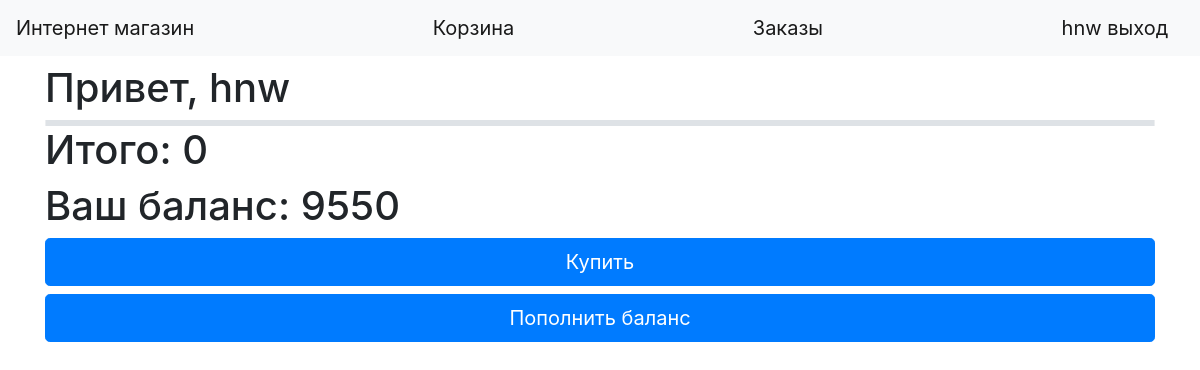
/cart (signed in), run on an earlier commit of the app's database.
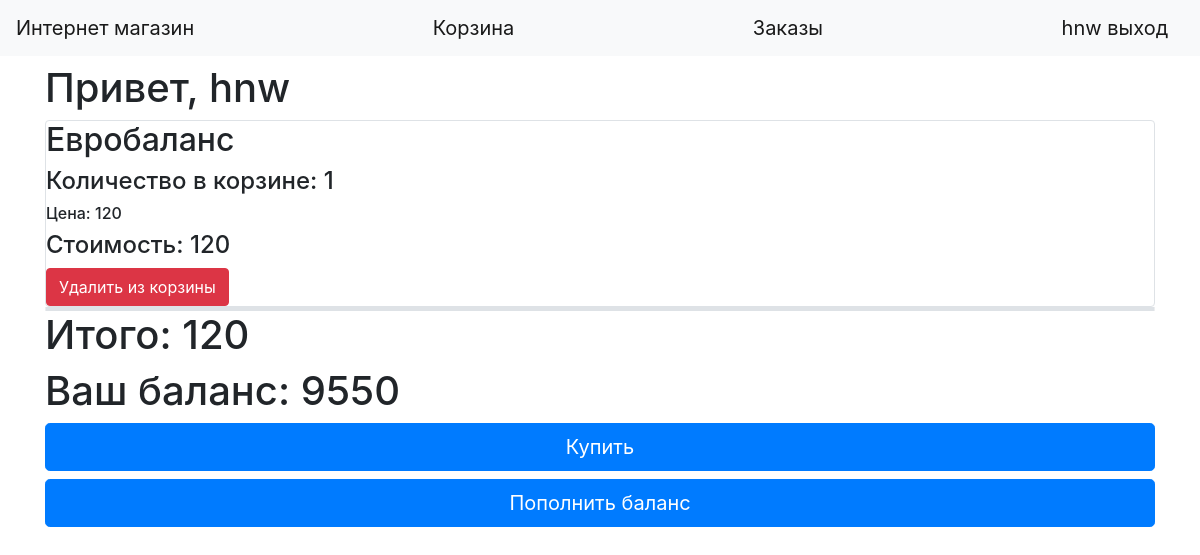
And on a later commit of the database.
### data/products.py (models this page shows, shortened)
class Products(SqlAlchemyBase):
    __tablename__ = 'products'
    id = sqlalchemy.Column(sqlalchemy.Integer, primary_key=True, autoincrement=True)
    title = sqlalchemy.Column(sqlalchemy.String, nullable=True)
    quantity = sqlalchemy.Column(sqlalchemy.Integer, nullable=True)
    price = sqlalchemy.Column(sqlalchemy.Integer, nullable=True)
    description = sqlalchemy.Column(sqlalchemy.String, nullable=True)
    category = sqlalchemy.Column(sqlalchemy.String, nullable=True)
    user_id = sqlalchemy.Column(sqlalchemy.Integer, sqlalchemy.ForeignKey("users.id"))
    user = orm.relationship('User', foreign_keys="Products.user_id", backref="products")

### main.py (the view)
@app.route('/cart', methods=['GET', 'POST'])
@login_required
def cart():
    db_sess = db_session.create_session()
    cart_db = db_sess.query(User).filter((User.id == current_user.id)).first()
    cart_db_cart = eval(cart_db.cart)
    products = db_sess.query(Products)
    price_all = 0
    for i in products:
        if i.id in cart_db_cart.keys():
            price_all += i.price * cart_db_cart[i.id]
    return render_template("cart.html", item=cart_db, cart_db=eval(cart_db.cart), products=products,
                           price_all=price_all, balance=cart_db.balance, title="Корзина")

### data/db_session.py (called while the page is built)
def create_session() -> Session:
    global __factory
    return __factory()

### main.py (called while the page is built)
@login_manager.user_loader
def load_user(user_id):
    db_sess = db_session.create_session()
    return db_sess.query(User).get(user_id)

### templates/cart.html (shortened to what this page needs)
{% extends "base.html" %}
{% block content %}
{% if current_user.is_authenticated and current_user.role != "sell" %}
<h1>Привет, {{current_user.name}}</h1>
{% for product in products %}
<div class="col-md6 border rounded">
    {% if product.id in cart_db.keys() %}
        {% if cart_db[product.id] != 0 %}
        <div>
            <h2>{{product.title}}</h2>
            <h4>Количество в корзине: {{cart_db[product.id]}}</h4>
            <h6>Цена: {{product.price}}</h6>
            <h4>Стоимость: {{product.price * cart_db[product.id]}}</h4>
            <a href="/delete_from_cart/{{ product.id }}" class="btn btn-danger">Удалить из корзины</a>
        </div>
        {% endif %}
    {% endif %}
</div>
{% endfor %}
<h1>Итого: {{price_all}}</h1>
<h1>Ваш баланс: {{balance}}</h1>
{% if price_all > balance %}
<h1>Недостаточно средств! Пополните баланс</h1>
{% else %}
<a href="/accept_cart" class="btn btn-primary btn-lg btn-block">Купить</a>
{% endif %}
<a href="/add_money" class="btn btn-primary btn-lg btn-block">Пополнить баланс</a>
{% elif current_user.is_authenticated and current_user.role == "sell" %}
<a href="/register" class="btn btn-secondary">Вы не можете покупать товары, так как являетесь продавцом. Зарегистрируйтесь как покупатель</a>
{% else %}
<a href="/register" class="btn btn-secondary">Для совершения покупок необходимо зарегистрироваться</a>
{% endif %}
{% endblock %}

What changed in the data, as far as the page shows it:
changed Products: title (not shown) → "Евробаланс"; id (not shown) → "1"; price (not shown) → "120"; product.price*cart_db[product.id] (not shown) → "120"
Also different on the page:
{{ price_all }}: "0" → "120"
